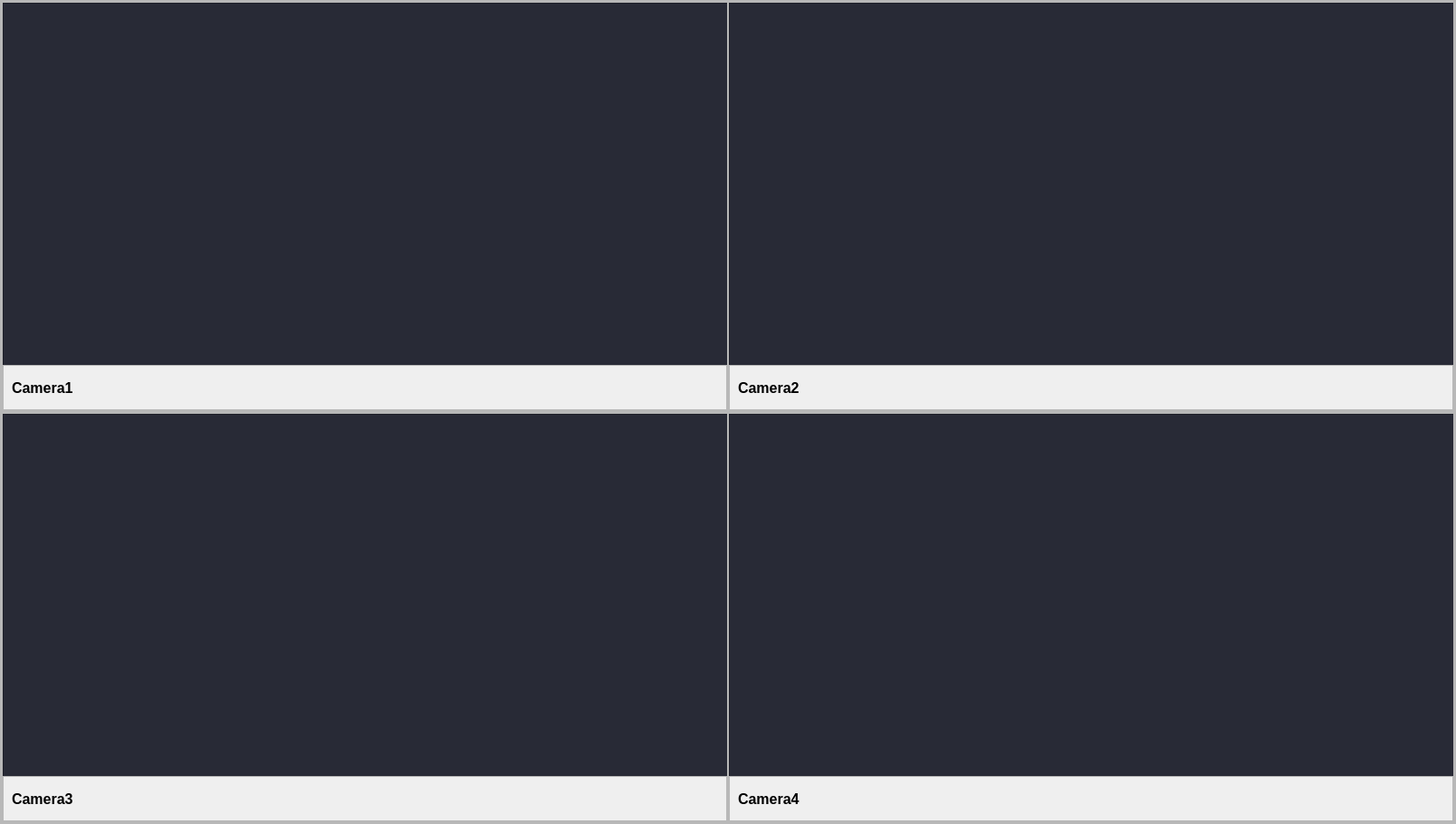
                   <widget class="QWidget" name="mainHomePage">
                    <layout class="QHBoxLayout" name="horizontalLayout_47">
                     <property name="spacing">
                      <number>0</number>
                     </property>
                     <property name="leftMargin">
                      <number>0</number>
                     </property>
                     <property name="topMargin">
                      <number>0</number>
                     </property>
                     <property name="rightMargin">
                      <number>0</number>
                     </property>
                     <property name="bottomMargin">
                      <number>0</number>
                     </property>
                     <item>
                      <widget class="QFrame" name="mainHomePageCamerasFrame">
                       <property name="frameShape">
                        <enum>QFrame::Shape::StyledPanel</enum>
                       </property>
                       <property name="frameShadow">
                        <enum>QFrame::Shadow::Raised</enum>
                       </property>
                       <layout class="QVBoxLayout" name="verticalLayout_11">
                        <property name="spacing">
                         <number>0</number>
                        </property>
                        <property name="leftMargin">
                         <number>0</number>
                        </property>
                        <property name="topMargin">
                         <number>0</number>
                        </property>
                        <property name="rightMargin">
                         <number>0</number>
                        </property>
                        <property name="bottomMargin">
                         <number>0</number>
                        </property>
                        <item>
                         <widget class="QFrame" name="mainHomePageTopCamerasFrame">
                          <property name="frameShape">
                           <enum>QFrame::Shape::StyledPanel</enum>
                          </property>
                          <property name="frameShadow">
                           <enum>QFrame::Shadow::Raised</enum>
                          </property>
                          <layout class="QHBoxLayout" name="horizontalLayout_55">
                           <property name="spacing">
                            <number>0</number>
                           </property>
                           <property name="leftMargin">
                            <number>0</number>
                           </property>
                           <property name="topMargin">
                            <number>0</number>
                           </property>
                           <property name="rightMargin">
                            <number>0</number>
                           </property>
                           <property name="bottomMargin">
                            <number>0</number>
                           </property>
                           <item>
                            <widget class="QFrame" name="mainHomePageTopLeftCamerasFrame">
                             <property name="frameShape">
                              <enum>QFrame::Shape::StyledPanel</enum>
                             </property>
                             <property name="frameShadow">
                              <enum>QFrame::Shadow::Raised</enum>
                             </property>
                             <layout class="QVBoxLayout" name="verticalLayout_12">
                              <property name="spacing">
                               <number>0</number>
                              </property>
                              <property name="leftMargin">
                               <number>0</number>
                              </property>
                              <property name="topMargin">
                               <number>0</number>
                              </property>
                              <property name="rightMargin">
                               <number>0</number>
                              </property>
                              <property name="bottomMargin">
                               <number>0</number>
                              </property>
                              <item>
                               <widget class="QFrame" name="mainHomePageTopLeftCameraLabelFrame">
                                <property name="minimumSize">
                                 <size>
                                  <width>800</width>
                                  <height>400</height>
                                 </size>
                                </property>
                                <property name="maximumSize">
                                 <size>
                                  <width>800</width>
                                  <height>400</height>
                                 </size>
                                </property>
                                <property name="styleSheet">
                                 <string notr="true">QFrame{
	background-color: #282A36;
}
</string>
                                </property>
                                <property name="frameShape">
                                 <enum>QFrame::Shape::StyledPanel</enum>
                                </property>
                                <property name="frameShadow">
                                 <enum>QFrame::Shadow::Raised</enum>
                                </property>
                                <layout class="QHBoxLayout" name="horizontalLayout_59">
                                 <property name="spacing">
                                  <number>0</number>
                                 </property>
                                 <property name="leftMargin">
                                  <number>0</number>
                                 </property>
                                 <property name="topMargin">
                                  <number>0</number>
                                 </property>
                                 <property name="rightMargin">
                                  <number>0</number>
                                 </property>
                                 <property name="bottomMargin">
                                  <number>0</number>
                                 </property>
                                 <item>
                                  <widget class="QLabel" name="mainHomePageTopLeftCameraLabel">
                                   <property name="minimumSize">
                                    <size>
                                     <width>800</width>
                                     <height>400</height>
                                    </size>
                                   </property>
                                   <property name="maximumSize">
                                    <size>
                                     <width>800</width>
                                     <height>400</height>
                                    </size>
                                   </property>
                                   <property name="text">
                                    <string/>
                                   </property>
                                  </widget>
                                 </item>
                                </layout>
                               </widget>
                              </item>
                              <item>
                               <widget class="QFrame" name="mainHomePageTopLeftCamerasIndicators">
                                <property name="minimumSize">
                                 <size>
                                  <width>800</width>
                                  <height>50</height>
                                 </size>
                                </property>
                                <property name="maximumSize">
                                 <size>
                                  <width>800</width>
                                  <height>50</height>
                                 </size>
                                </property>
                                <property name="styleSheet">
                                 <string notr="true"/>
                                </property>
                                <property name="frameShape">
                                 <enum>QFrame::Shape::StyledPanel</enum>
                                </property>
                                <property name="frameShadow">
                                 <enum>QFrame::Shadow::Raised</enum>
                                </property>
                                <layout class="QHBoxLayout" name="horizontalLayout_63">
                                 <item alignment="Qt::AlignmentFlag::AlignLeft">
                                  <widget class="QLabel" name="mainHomePageTopLeftCamerasNumberLabel">
                                   <property name="font">
                                    <font>
                                     <pointsize>12</pointsize>
                                     <bold>true</bold>
                                    </font>
                                   </property>
                                   <property name="text">
                                    <string>Camera1</string>
                                   </property>
                                  </widget>
                                 </item>
                                </layout>
                               </widget>
                              </item>
                             </layout>
                            </widget>
                           </item>
                           <item>
                            <widget class="QFrame" name="mainHomePageTopRightCamerasFrame">
                             <property name="frameShape">
                              <enum>QFrame::Shape::StyledPanel</enum>
                             </property>
                             <property name="frameShadow">
                              <enum>QFrame::Shadow::Raised</enum>
                             </property>
                             <layout class="QVBoxLayout" name="verticalLayout_13">
                              <property name="spacing">
                               <number>0</number>
                              </property>
                              <property name="leftMargin">
                               <number>0</number>
                              </property>
                              <property name="topMargin">
                               <number>0</number>
                              </property>
                              <property name="rightMargin">
                               <number>0</number>
                              </property>
                              <property name="bottomMargin">
                               <number>0</number>
                              </property>
                              <item>
                               <widget class="QFrame" name="mainHomePageTopRightCameraLabelFrame">
                                <property name="minimumSize">
                                 <size>
                                  <width>800</width>
                                  <height>400</height>
                                 </size>
                                </property>
                                <property name="maximumSize">
                                 <size>
                                  <width>800</width>
                                  <height>400</height>
                                 </size>
                                </property>
                                <property name="styleSheet">
                                 <string notr="true">QFrame{
	background-color: #282A36;
}
</string>
                                </property>
                                <property name="frameShape">
                                 <enum>QFrame::Shape::StyledPanel</enum>
                                </property>
                                <property name="frameShadow">
                                 <enum>QFrame::Shadow::Raised</enum>
                                </property>
                                <layout class="QHBoxLayout" name="horizontalLayout_60">
                                 <property name="spacing">
                                  <number>0</number>
                                 </property>
                                 <property name="leftMargin">
                                  <number>0</number>
                                 </property>
                                 <property name="topMargin">
                                  <number>0</number>
                                 </property>
                                 <property name="rightMargin">
                                  <number>0</number>
                                 </property>
                                 <property name="bottomMargin">
                                  <number>0</number>
                                 </property>
                                 <item>
                                  <widget class="QLabel" name="mainHomePageTopRightCameraLabel">
                                   <property name="minimumSize">
                                    <size>
                                     <width>800</width>
                                     <height>400</height>
                                    </size>
                                   </property>
                                   <property name="maximumSize">
                                    <size>
                                     <width>800</width>
                                     <height>400</height>
                                    </size>
                                   </property>
                                   <property name="text">
                                    <string/>
                                   </property>
                                  </widget>
                                 </item>
                                </layout>
                               </widget>
                              </item>
                              <item>
                               <widget class="QFrame" name="mainHomePageTopRightCamerasIndicators">
                                <property name="minimumSize">
                                 <size>
                                  <width>800</width>
                                  <height>50</height>
                                 </size>
                                </property>
                                <property name="maximumSize">
                                 <size>
                                  <width>800</width>
                                  <height>50</height>
                                 </size>
                                </property>
                                <property name="styleSheet">
                                 <string notr="true"/>
                                </property>
                                <property name="frameShape">
                                 <enum>QFrame::Shape::StyledPanel</enum>
                                </property>
                                <property name="frameShadow">
                                 <enum>QFrame::Shadow::Raised</enum>
                                </property>
                                <layout class="QHBoxLayout" name="horizontalLayout_64">
                                 <item alignment="Qt::AlignmentFlag::AlignLeft">
                                  <widget class="QLabel" name="mainHomePageTopRightCamerasNumberLabel">
                                   <property name="font">
                                    <font>
                                     <pointsize>12</pointsize>
                                     <bold>true</bold>
                                    </font>
                                   </property>
                                   <property name="text">
                                    <string>Camera2</string>
                                   </property>
                                  </widget>
                                 </item>
                                </layout>
                               </widget>
                              </item>
                             </layout>
                            </widget>
                           </item>
                          </layout>
                         </widget>
                        </item>
                        <item>
                         <widget class="QFrame" name="mainHomePageBottomCamerasFrame">
                          <property name="frameShape">
                           <enum>QFrame::Shape::StyledPanel</enum>
                          </property>
                          <property name="frameShadow">
                           <enum>QFrame::Shadow::Raised</enum>
                          </property>
                          <layout class="QHBoxLayout" name="horizontalLayout_56">
                           <property name="spacing">
                            <number>0</number>
                           </property>
                           <property name="leftMargin">
                            <number>0</number>
                           </property>
                           <property name="topMargin">
                            <number>0</number>
                           </property>
                           <property name="rightMargin">
                            <number>0</number>
                           </property>
                           <property name="bottomMargin">
                            <number>0</number>
                           </property>
                           <item>
                            <widget class="QFrame" name="mainHomePageBottomLeftCamerasFrame">
                             <property name="frameShape">
                              <enum>QFrame::Shape::StyledPanel</enum>
                             </property>
                             <property name="frameShadow">
                              <enum>QFrame::Shadow::Raised</enum>
                             </property>
                             <layout class="QVBoxLayout" name="verticalLayout_15">
                              <property name="spacing">
                               <number>0</number>
                              </property>
                              <property name="leftMargin">
                               <number>0</number>
                              </property>
                              <property name="topMargin">
                               <number>0</number>
                              </property>
                              <property name="rightMargin">
                               <number>0</number>
                              </property>
                              <property name="bottomMargin">
                               <number>0</number>
                              </property>
                              <item>
                               <widget class="QFrame" name="mainHomePageBottomLeftCameraLabelFrame">
                                <property name="minimumSize">
                                 <size>
                                  <width>800</width>
                                  <height>400</height>
                                 </size>
                                </property>
                                <property name="maximumSize">
                                 <size>
                                  <width>800</width>
                                  <height>400</height>
                                 </size>
                                </property>
                                <property name="styleSheet">
                                 <string notr="true">QFrame{
	background-color: #282A36;
}
</string>
                                </property>
                                <property name="frameShape">
                                 <enum>QFrame::Shape::StyledPanel</enum>
                                </property>
                                <property name="frameShadow">
                                 <enum>QFrame::Shadow::Raised</enum>
                                </property>
                                <layout class="QHBoxLayout" name="horizontalLayout_62">
                                 <property name="spacing">
                                  <number>0</number>
                                 </property>
                                 <property name="leftMargin">
                                  <number>0</number>
                                 </property>
                                 <property name="topMargin">
                                  <number>0</number>
                                 </property>
                                 <property name="rightMargin">
                                  <number>0</number>
                                 </property>
                                 <property name="bottomMargin">
                                  <number>0</number>
                                 </property>
                                 <item>
                                  <widget class="QLabel" name="mainHomePageBottomLeftCameraLabel">
                                   <property name="minimumSize">
                                    <size>
                                     <width>800</width>
                                     <height>400</height>
                                    </size>
                                   </property>
                                   <property name="maximumSize">
                                    <size>
                                     <width>800</width>
                                     <height>400</height>
                                    </size>
                                   </property>
                                   <property name="text">
                                    <string/>
                                   </property>
                                  </widget>
                                 </item>
                                </layout>
                               </widget>
                              </item>
                              <item>
                               <widget class="QFrame" name="mainHomePageBottomLeftCamerasIndicators">
                                <property name="minimumSize">
                                 <size>
                                  <width>800</width>
                                  <height>50</height>
                                 </size>
                                </property>
                                <property name="maximumSize">
                                 <size>
                                  <width>800</width>
                                  <height>50</height>
                                 </size>
                                </property>
                                <property name="styleSheet">
                                 <string notr="true"/>
                                </property>
                                <property name="frameShape">
                                 <enum>QFrame::Shape::StyledPanel</enum>
                                </property>
                                <property name="frameShadow">
                                 <enum>QFrame::Shadow::Raised</enum>
                                </property>
                                <layout class="QHBoxLayout" name="horizontalLayout_65">
                                 <item alignment="Qt::AlignmentFlag::AlignLeft">
                                  <widget class="QLabel" name="mainHomePageBottomLeftCamerasNumberLabel">
                                   <property name="font">
                                    <font>
                                     <pointsize>12</pointsize>
                                     <bold>true</bold>
                                    </font>
                                   </property>
                                   <property name="text">
                                    <string>Camera3</string>
                                   </property>
                                  </widget>
                                 </item>
                                </layout>
                               </widget>
                              </item>
                             </layout>
                            </widget>
                           </item>
                           <item>
                            <widget class="QFrame" name="mainHomePageBottomRightCamerasFrame">
                             <property name="frameShape">
                              <enum>QFrame::Shape::StyledPanel</enum>
                             </property>
                             <property name="frameShadow">
                              <enum>QFrame::Shadow::Raised</enum>
                             </property>
                             <layout class="QVBoxLayout" name="verticalLayout_14">
                              <property name="spacing">
                               <number>0</number>
                              </property>
                              <property name="leftMargin">
                               <number>0</number>
                              </property>
                              <property name="topMargin">
                               <number>0</number>
                              </property>
                              <property name="rightMargin">
                               <number>0</number>
                              </property>
                              <property name="bottomMargin">
                               <number>0</number>
                              </property>
                              <item>
                               <widget class="QFrame" name="mainHomePageBottomRightCameraLabelFrame">
                                <property name="minimumSize">
                                 <size>
                                  <width>800</width>
                                  <height>400</height>
                                 </size>
                                </property>
                                <property name="maximumSize">
                                 <size>
                                  <width>800</width>
                                  <height>400</height>
                                 </size>
                                </property>
                                <property name="styleSheet">
                                 <string notr="true">QFrame{
	background-color: #282A36;
}
</string>
                                </property>
                                <property name="frameShape">
                                 <enum>QFrame::Shape::StyledPanel</enum>
                                </property>
                                <property name="frameShadow">
                                 <enum>QFrame::Shadow::Raised</enum>
                                </property>
                                <layout class="QHBoxLayout" name="horizontalLayout_61">
                                 <property name="spacing">
                                  <number>0</number>
                                 </property>
                                 <property name="leftMargin">
                                  <number>0</number>
                                 </property>
                                 <property name="topMargin">
                                  <number>0</number>
                                 </property>
                                 <property name="rightMargin">
                                  <number>0</number>
                                 </property>
                                 <property name="bottomMargin">
                                  <number>0</number>
                                 </property>
                                 <item>
                                  <widget class="QLabel" name="mainHomePageBottomRightCameraLabel">
                                   <property name="minimumSize">
                                    <size>
                                     <width>800</width>
                                     <height>400</height>
                                    </size>
                                   </property>
                                   <property name="maximumSize">
                                    <size>
                                     <width>800</width>
                                     <height>400</height>
                                    </size>
                                   </property>
                                   <property name="text">
                                    <string/>
                                   </property>
                                  </widget>
                                 </item>
                                </layout>
                               </widget>
                              </item>
                              <item>
                               <widget class="QFrame" name="mainHomePageBottomRightCamerasIndicators">
                                <property name="minimumSize">
                                 <size>
                                  <width>800</width>
                                  <height>50</height>
                                 </size>
                                </property>
                                <property name="maximumSize">
                                 <size>
                                  <width>800</width>
                                  <height>50</height>
                                 </size>
                                </property>
                                <property name="styleSheet">
                                 <string notr="true"/>
                                </property>
                                <property name="frameShape">
                                 <enum>QFrame::Shape::StyledPanel</enum>
                                </property>
                                <property name="frameShadow">
                                 <enum>QFrame::Shadow::Raised</enum>
                                </property>
                                <layout class="QHBoxLayout" name="horizontalLayout_66">
                                 <item alignment="Qt::AlignmentFlag::AlignLeft">
                                  <widget class="QLabel" name="mainHomePageBottomRightCamerasNumberLabel">
                                   <property name="font">
                                    <font>
                                     <pointsize>12</pointsize>
                                     <bold>true</bold>
                                    </font>
                                   </property>
                                   <property name="text">
                                    <string>Camera4</string>
                                   </property>
                                  </widget>
                                 </item>
                                </layout>
                               </widget>
                              </item>
                             </layout>
                            </widget>
                           </item>
                          </layout>
                         </widget>
                        </item>
                       </layout>
                      </widget>
                     </item>
                    </layout>
                   </widget>
